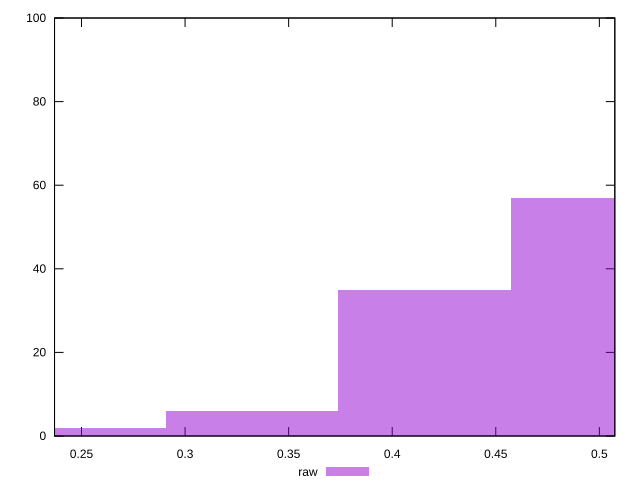

The script that saved this image:
reset

$raw <<EOF
0.24935351044718504 2
0.3324713472629134 6
0.41558918407864176 35
0.4987070208943701 57
EOF

set key outside below
set boxwidth 0.08311783681572835
set xrange [0.23698529755288966:0.5074655228493563]
set yrange [0:100]
set trange [0:100]
set style fill transparent solid 0.5 noborder
set terminal svg size 640, 490 enhanced background rgb 'white'
set output "report_00017_2021-02-10T15-08-03.406Z/meta/pScore/samples/pages+cached/raw/histogram.svg"

plot $raw title "raw" with boxes

reset
